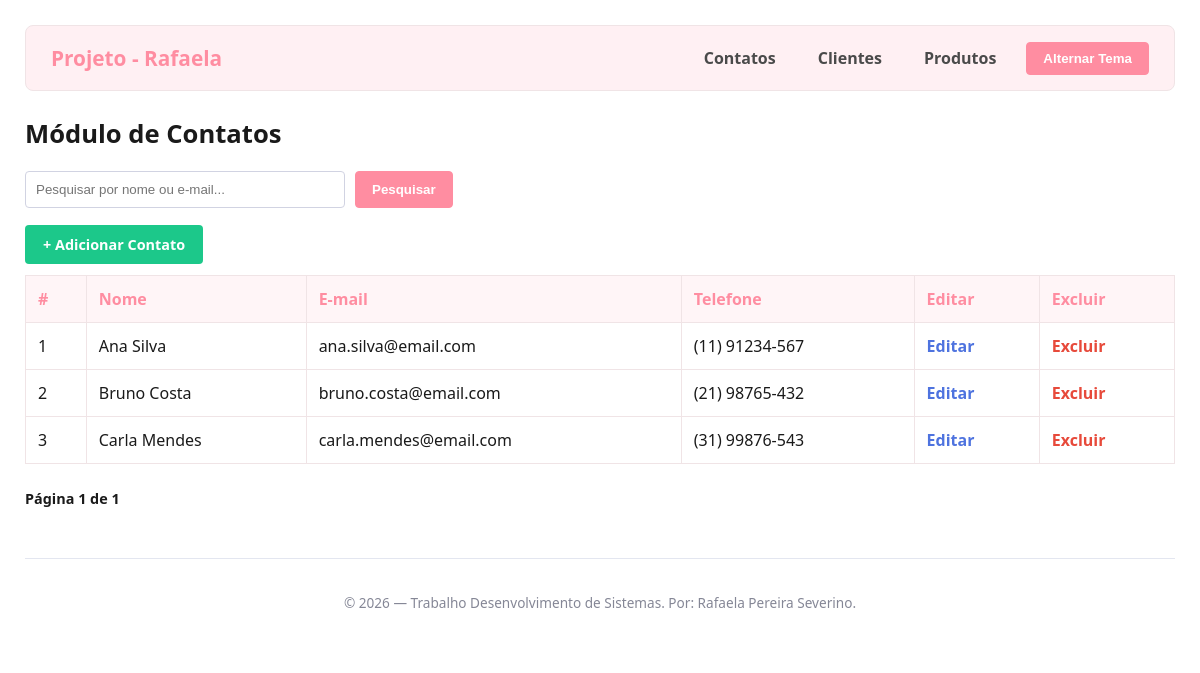
/php/index.php, run on the app's committed database.
### tables this page shows
CREATE TABLE IF NOT EXISTS contatos (
    id INT AUTO_INCREMENT PRIMARY KEY,
    nome VARCHAR(100) NOT NULL,
    email VARCHAR(100) NOT NULL,
    telefone VARCHAR(14) NOT NULL,
    created_at TIMESTAMP DEFAULT CURRENT_TIMESTAMP
);

### php/funcoes.php (the view, shortened to what this page needs)
<?php
function obterContatos(PDO $pdo, string $busca = '', int $pagina = 1, int $porPagina = 5): array {
    $offset = ($pagina - 1) * $porPagina;
    $termo  = '%' . $busca . '%';
    $sql = "SELECT id, nome, email, telefone FROM contatos
            WHERE nome LIKE ? OR email LIKE ?
            ORDER BY nome ASC
            LIMIT ? OFFSET ?";
    $stmt = $pdo->prepare($sql);
    $stmt->bindValue(1, $termo, PDO::PARAM_STR);
    $stmt->bindValue(2, $termo, PDO::PARAM_STR);
    $stmt->bindValue(3, $porPagina, PDO::PARAM_INT);
    $stmt->bindValue(4, $offset, PDO::PARAM_INT);
    $stmt->execute();
    return $stmt->fetchAll();
}
function contarContatos(PDO $pdo, string $busca = ''): int {
    $termo = '%' . $busca . '%';
    $stmt = $pdo->prepare("SELECT COUNT(*) FROM contatos WHERE nome LIKE ? OR email LIKE ?");
    $stmt->execute([$termo, $termo]);
    return (int)$stmt->fetchColumn();
}
function exibirTabelaContatos(array $contatos): void {
    echo "<table>\n";
    echo "  <thead>\n";
    echo "    <tr><th>#</th><th>Nome</th><th>E-mail</th><th>Telefone</th><th>Editar</th><th>Excluir</th></tr>\n";
    echo "  </thead>\n";
    echo "  <tbody>\n";
    foreach ($contatos as $indice => $contato) {
        $num   = $indice + 1;
        $id    = $contato['id'];
        $nome  = htmlspecialchars($contato['nome']);
        $email = htmlspecialchars($contato['email']);
        $fone  = htmlspecialchars($contato['telefone']);
        echo "    <tr>\n";
        echo "      <td>{$num}</td>\n";
        echo "      <td>{$nome}</td>\n";
        echo "      <td>{$email}</td>\n";
        echo "      <td>{$fone}</td>\n";
        echo "      <td><a href='editar_contato.php?id={$id}' style='color: #4e73df; font-weight: bold; text-decoration: none;'>Editar</a></td>\n";
        echo "      <td><a href='excluir_contato.php?id={$id}' style='color: #e74a3b; font-weight: bold; text-decoration: none;'>Excluir</a></td>\n";
        echo "    </tr>\n";
    }
    echo "  </tbody>\n";
    echo "</table>\n";
}
?>

### php/cabecalho.php (shortened to what this page needs)
<!DOCTYPE html>
<html lang="pt-BR">
<head>
</head>
<body>
    <nav class="navbar">
        <h2>Projeto - Rafaela</h2>
        <div class="nav-links">
            <a href="index.php">Contatos</a>
            <a href="clientes.php">Clientes</a>
            <a href="produtos.php">Produtos</a>
            <button class="btn-theme" onclick="alternarTema()">Alternar Tema</button>
        </div>
    </nav>

### php/index.php (shortened to what this page needs)
<?php
require_once "config.php";
include      "cabecalho.php";
include_once "funcoes.php";
$busca  = $_GET['busca'] ?? '';
$pagina = max(1, (int)($_GET['pagina'] ?? 1));
$porPagina = 5;
$contatos      = obterContatos($pdo, $busca, $pagina, $porPagina);
$totalContatos = contarContatos($pdo, $busca);
$totalPaginas  = ceil($totalContatos / $porPagina);
?>
<h1 style="font-size: 1.6rem; margin-bottom: 20px;">Módulo de Contatos</h1>
<form method="GET" action="" style="margin-bottom: 25px; display: flex; gap: 10px;">
    <input type="text" name="busca" value="<?= htmlspecialchars($busca) ?>" placeholder="Pesquisar por nome ou e-mail..." style="padding: 10px; width: 320px; border: 1px solid #d1d3e2; border-radius: 4px; background-color: inherit; color: inherit;">
    <button type="submit" class="btn-theme">Pesquisar</button>
</form>
<div style='margin-bottom: 20px;'>
    <a href='cadastro_contato.php' style="padding: 10px 18px; background-color: #1cc88a; color: white; text-decoration: none; border-radius: 4px; font-weight: bold; font-size: 0.9rem;">+ Adicionar Contato</a>
</div>
<?php exibirTabelaContatos($contatos); ?>
<div style="margin-top: 25px; display: flex; gap: 8px; align-items: center; font-size: 0.9rem;">
    <span style="font-weight: bold;">Página <?= $pagina ?> de <?= max(1, $totalPaginas) ?></span>
</div>
<?php include "rodape.php"; ?>

### php/rodape.php
<footer style="margin-top: 50px; padding: 20px; border-top: 1px solid #e3e6f0; text-align: center; font-size: 0.85rem; color: #858796;">
        <p>&copy; <?php echo date("Y"); ?> — Trabalho Desenvolvimento de Sistemas. Por: Rafaela Pereira Severino.</p>
    </footer>
</body>
</html>

### php/cabecalho.php (style rules this page uses)
:root { --bg-principal: #ffffff; --bg-navbar: #fff0f3; --texto-principal: #1a1a1a; --texto-secundario: #4a4a4a; --cor-rosa: #ff8da1; --cor-rosa-hover: #ff758f; --borda: #f0e4e6; --tabela-th: #fff5f7; }
body { font-family: 'Segoe UI', Arial, sans-serif; margin: 25px; background-color: var(--bg-principal); color: var(--texto-principal); transition: background 0.2s, color 0.2s; }
.navbar { display: flex; justify-content: space-between; align-items: center; padding: 15px 25px; background-color: var(--bg-navbar); border: 1px solid var(--borda); border-radius: 8px; margin-bottom: 25px; }
.navbar h2 { margin: 0; font-size: 1.3rem; color: var(--cor-rosa); }
.nav-links { display: flex; gap: 18px; align-items: center; }
.nav-links a { text-decoration: none; color: var(--texto-secundario); font-weight: bold; padding: 6px 12px; border-radius: 4px; transition: 0.2s; }
.btn-theme { padding: 8px 16px; cursor: pointer; border: 1px solid var(--cor-rosa); background-color: var(--cor-rosa); color: #ffffff; border-radius: 4px; font-weight: bold; transition: 0.2s; }
table { border-collapse: collapse; width: 100%; margin: 20px 0; }
th, td { border: 1px solid var(--borda); padding: 12px; text-align: left; color: var(--texto-principal); }
th { background-color: var(--tabela-th); color: var(--cor-rosa); font-weight: bold; }
input, textarea { width: 100%; padding: 8px; border: 1px solid var(--borda); border-radius: 4px; background-color: var(--bg-principal); color: var(--texto-principal); box-sizing: border-box; }

### data on the page
contatos: num "1", nome "Ana Silva", email "ana.silva@email.com", telefone "(11) 91234-567"
contatos: num "2", nome "Bruno Costa", email "bruno.costa@email.com", telefone "(21) 98765-432"
contatos: num "3", nome "Carla Mendes", email "carla.mendes@email.com", telefone "(31) 99876-543"

### other printed values
$pagina "1"
max(1, $totalPaginas) "1"
